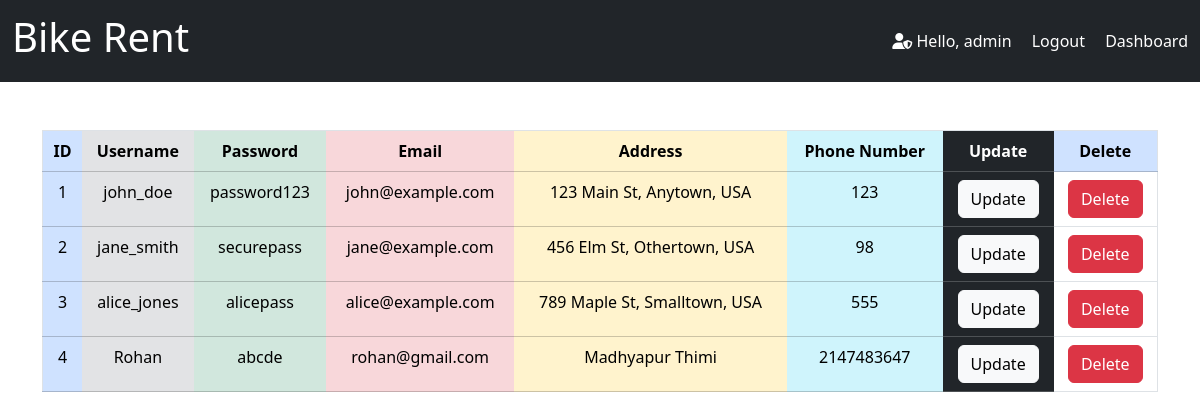
The app's page /admin/user/read.php (signed in) with its own data.
### tables this page shows
CREATE TABLE `user` (
  `id` int(11) NOT NULL,
  `Username` varchar(255) NOT NULL,
  `Password` varchar(255) NOT NULL,
  `Email` varchar(255) NOT NULL,
  `Address` varchar(255) DEFAULT NULL,
  `PhoneNumber` int(15) NOT NULL
);

### admin/user/read.php (the view, shortened to what this page needs)
<!DOCTYPE html>
<html lang="en">
<head>
    <link href="https://cdn.jsdelivr.net/npm/bootstrap@5.3.3/dist/css/bootstrap.min.css" rel="stylesheet">
    <link rel="stylesheet" href="https://cdnjs.cloudflare.com/ajax/libs/font-awesome/6.5.2/css/all.min.css">
</head>
<body>
    <nav class="navbar navbar-light bg-dark">
        <div class="container-fluid text-white">
            <a href="#" class="navbar-brand text-white"><h1>Bike Rent</h1></a>
            <span>
                <i class="fas fa-user-shield"></i>
                Hello, admin
                <a href="../form/logout.php" class="text-decoration-none text-white ms-3">Logout</a>
                <a href="../mystore.php" class="text-decoration-none text-white ms-3">Dashboard</a>
            </span>
        </div>
    </nav>
<body>
<div class="container">
    <div class="row">
        <div class="col-md-12">
            <table class="table table-hover border my-5">
                <thead class="bg-dark text-white text-center">
                    <tr class="table-primary">
                        <th class="table-primary">ID</th>
                        <th class="table-secondary">Username</th>
                        <th class="table-success">Password</th>
                        <th class="table-danger">Email</th>
                        <th class="table-warning">Address</th>
                        <th class="table-info">Phone Number</th>
                        <th class="table-dark">Update</th>
                        <th>Delete</th>
                    </tr>
                </thead>
                <tbody class="text-center">
                    <?php
                    include '../../components/connection.php';
                    $query = "SELECT * FROM `user`";
                    $Record = mysqli_query($conn, $query);
                    while ($row = mysqli_fetch_assoc($Record)) {
                        echo "
                        <tr>
                            <td class='table-primary'>{$row['id']}</td>
                            <td class='table-secondary'>{$row['Username']}</td>
                            <td class='table-success'>{$row['Password']}</td>
                            <td class='table-danger'>{$row['Email']}</td>
                            <td class='table-warning'>{$row['Address']}</td>
                            <td class='table-info'>{$row['PhoneNumber']}</td>
                            <td class='table-dark'><a href='update.php?id={$row['id']}' class='btn btn-light'>Update</a></td>
                            <td><a href='delete.php?id={$row['id']}' class='btn btn-danger'>Delete</a></td>
                        </tr>
                        ";
                    }
                    ?>
                </tbody>
            </table>
        </div>
    </div>
</div>
</body>
</html>

### records on screen
user: id "1", Username "john_doe", Password "password123", Email "john@example.com", Address "123 Main St, Anytown, USA", PhoneNumber "123"
user: id "2", Username "jane_smith", Password "securepass", Email "jane@example.com", Address "456 Elm St, Othertown, USA", PhoneNumber "98"
user: id "3", Username "alice_jones", Password "alicepass", Email "alice@example.com", Address "789 Maple St, Smalltown, USA", PhoneNumber "555"
user: id "4", Username "Rohan", Password "abcde", Email "rohan@gmail.com", Address "Madhyapur Thimi", PhoneNumber "2147483647"
